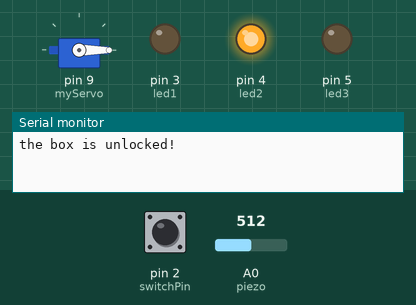
Bench run of a sketch on a simulated Arduino Uno, built with avr-gcc and run on an emulated ATmega328P. Shown: servo, output pins drawn as LEDs (lit = HIGH), the last lines printed to the serial monitor. The inputs (shaded band) are chosen by the test bench; at power-on: pin 2 (switchPin) HIGH, A0 (piezo) = 512.

Above: at 1.2 s.
1.3 s: pin 2 (switchPin) pulled LOW for 0.15 s
At 2.1 s:
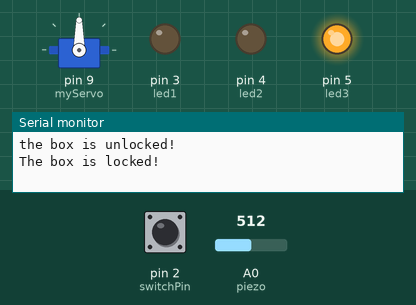
Timing chart, 0 to 4.3 s (numbered marks = the images above; inputs shaded):
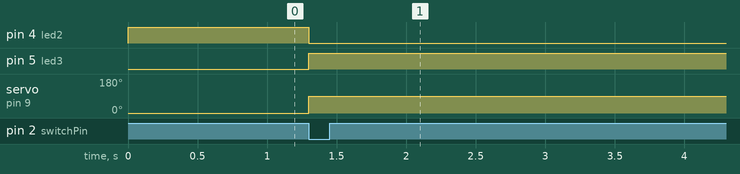

Measured:
- after the input at 1.3 s, pin 4 (led2): HIGH → LOW at once; pin 5 (led3): LOW → HIGH at once; servo on pin 9 (myServo): 0° → 90° at once

The sketch:

pag132.ino
```cpp
#include <Servo.h>
Servo myServo;
const int piezo = A0;
const int switchPin = 2;
const int led1 = 3;
const int led2 = 4;
const int led3 = 5;

int knockVal;
int switchVal;

const int quietKnock = 10;
const int loudKnock = 100;
boolean locked = false;
int numberOfKnocks = 0;

void setup() {
  myServo.attach(9);
  pinMode(led1, OUTPUT);
  pinMode(led2, OUTPUT);
  pinMode(led3, OUTPUT);
  pinMode(switchPin, INPUT_PULLUP);
  Serial.begin(9600);
  digitalWrite(led2, HIGH);
  myServo.write(0);
  Serial.println("the box is unlocked!");
}

void loop() {
  if (locked == false){
    switchVal = digitalRead(switchPin);
    if (switchVal == LOW){
      locked = true;
      digitalWrite(led2, LOW);
      digitalWrite(led3, HIGH);
      myServo.write(90);
      Serial.println("The box is locked!");
      delay(1000);
    }
  }
if(locked == true){
  knockVal = analogRead(piezo);
  if(numberOfKnocks < 3 && knockVal>0){
    if(checkForKnock(knockVal)== true){
      numberOfKnocks++;
    }
    Serial.println(3-numberOfKnocks);
    Serial.println("more knocks to go");
  }
  if(numberOfKnocks >= 3){
    locked = false;
    myServo.write(0);
    delay(20);
    digitalWrite(led2, HIGH);
    digitalWrite(led3, LOW);
    Serial.println("The box is unlocked!");
  }
}
}
boolean checkForKnock(int value){
  if(value>quietKnock && value <loudKnock){
    digitalWrite(led1, HIGH);
    delay(50);
    digitalWrite(led1, HIGH);
    Serial.print("Valid knock of value ");
    Serial.println(value);
    return true;
  }else{
    Serial.print("bad Knock Value");
    Serial.println(value);
    return false;
  }
}
```
